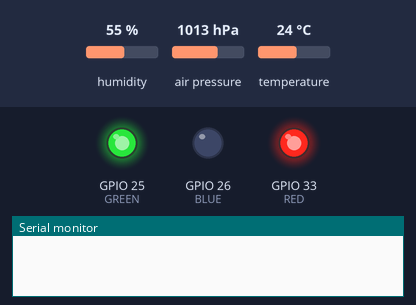
A sketch run on a simulated ESP32. Shown: output pins drawn as LEDs (lit = HIGH), the last lines printed to the serial monitor. Inputs (shaded band) come from the test bench; at power-on: humidity 55 %, air pressure 1013 hPa, temperature 24 °C. WiFi joins after 1.5 s; servers stay silent unless stated; uploads are accepted with an empty reply; not simulated (calls return 0 or success): arduino_secret.h.

Above: at 1.1 s.
At 2.1 s:
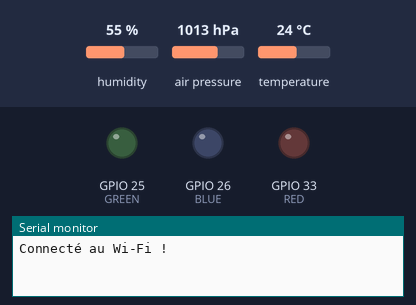
Timing chart, 0 to 3.6 s (numbered marks = the images above):
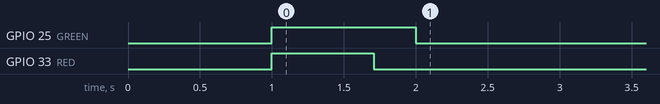

Measured:
- by itself, GPIO 25 (GREEN): HIGH → LOW at 2.0 s
- by itself, GPIO 33 (RED): HIGH → LOW at 1.7 s

The sketch:

PJG-weatherStation-Station-code.ino
```cpp
#include <WiFi.h>
#include <WiFiManager.h>
#include <Adafruit_BME280.h>
#include <HTTPClient.h>
#include <Ticker.h>
#include "arduino_secret.h"

#define RED 33
#define GREEN 25
#define BLUE 26

#define SEALEVELPRESSURE_HPA (1013.25)

Adafruit_BME280 bme(SS, MOSI, MISO, SCK);
char serverName[] = URL;
char stationName[] = NAME;

WiFiManager wifiManager;
Ticker wifiCheckTicker;
Ticker ledTicker;
Ticker wifiLost;

bool ledState = false;

float temp;
int alt;
float pre;
float hum;
String mac;

void initLed() {
  pinMode(RED, OUTPUT);
  pinMode(GREEN, OUTPUT);
  pinMode(BLUE, OUTPUT);
  digitalWrite(RED, LOW);
  digitalWrite(GREEN, LOW);
  digitalWrite(BLUE, LOW);
}

void initPortal() {
  ledTicker.attach(1.0, blinkYellow);
  wifiCheckTicker.attach(1.0, checkWiFi);
  wifiManager.setConnectTimeout(10);
  wifiManager.autoConnect(stationName);
}

void blinkYellow() {
  ledState = !ledState;
  digitalWrite(RED, ledState ? HIGH : LOW);
  digitalWrite(GREEN, ledState ? HIGH : LOW);
  digitalWrite(BLUE, LOW);
}

void checkWiFi() {
  if (WiFi.status() == WL_CONNECTED) {
    Serial.println("Connecté au Wi-Fi !");
    wifiLost.attach(60.0, isWifiLost);
    ledTicker.detach();
    wifiCheckTicker.detach();
  }
}

void isWifiLost() {
  if (WiFi.status() != WL_CONNECTED) {
    Serial.println("Wi-Fi perdue !");
    wifiLost.detach();
    tryToReconnect();
  }
}

void tryToReconnect() {
  int attempts = 0;
  while (attempts < 6 && WiFi.status() == WL_CONNECTED) {
    WiFi.begin();
    attempts++;
    delay(10000);
  }
  if (WiFi.status() != WL_CONNECTED) {
    ESP.restart();
  }

  wifiLost.attach(10.0, isWifiLost);
}

void checkCaptorStatus() {
  unsigned status_bme;
  status_bme = bme.begin();
  while (!status_bme) {
    blinkRed();
    status_bme = bme.begin();
  }
}

void getCaptorValue() {
  temp = bme.readTemperature();
  alt = bme.readAltitude(SEALEVELPRESSURE_HPA);
  pre = bme.readPressure() / 100.0F;
  hum = bme.readHumidity();
  mac = WiFi.macAddress();
}

void blinkRed() {  // bme problem
  digitalWrite(RED, HIGH);
  digitalWrite(GREEN, LOW);
  digitalWrite(BLUE, LOW);
  delay(1000);
  digitalWrite(RED, LOW);
  digitalWrite(GREEN, LOW);
  digitalWrite(BLUE, LOW);
  delay(1000);
}

String createJson(float temp, int alt, float pre, float hum, String mac) {
  String jsonPayload = "{";
  jsonPayload += "\"temperature\":\"";
  jsonPayload += String(temp);
  jsonPayload += "\",\"altitude\":\"";
  jsonPayload += String(alt);
  jsonPayload += "\",\"pressure\":\"";
  jsonPayload += String(pre);
  jsonPayload += "\",\"humidity\":\"";
  jsonPayload += String(hum);
  jsonPayload += "\",\"mac_address\":\"";
  jsonPayload += String(mac);
  jsonPayload += "\"}";
  return jsonPayload;
}

int sendHttpResquest(String jsonPayload, const char* serverName) {
  HTTPClient http;

  http.begin(serverName);
  http.addHeader("Content-Type", "application/json");

  int httpResponseCode = http.POST(jsonPayload);
  String response = http.getString();

  http.end();
  return httpResponseCode;
}

void constantGreen() {  // everything is fine
  digitalWrite(RED, LOW);
  digitalWrite(GREEN, HIGH);
  digitalWrite(BLUE, LOW);
}

void constantYellow() {  // http error
  digitalWrite(RED, HIGH);
  digitalWrite(GREEN, HIGH);
  digitalWrite(BLUE, LOW);
}

void setup() {
  Serial.begin(115200);
  WiFi.mode(WIFI_STA);

  initLed();
  initPortal();
}

void loop() {

  checkCaptorStatus();

  getCaptorValue();

  String jsonPayload = createJson(temp, alt, pre, hum, mac);

  int httpResponseCode = sendHttpResquest(jsonPayload, serverName);

  if (httpResponseCode > 0) {
    constantGreen();
    delay(1800000);  //wait 30 minutes
  } else {
    constantYellow();
    delay(180000);  //wait 3 minutes
  }
}
```
